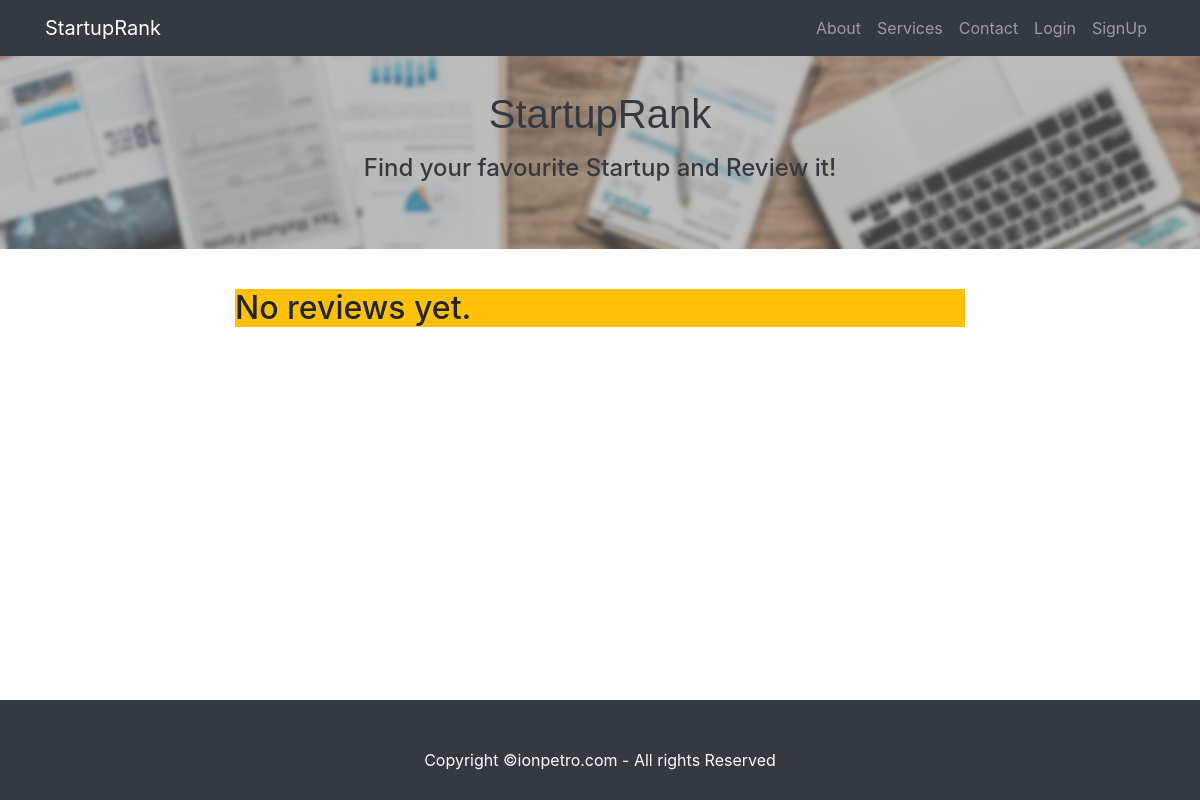
Page /startuprank/startups/3/reviews/ on the earlier database version.
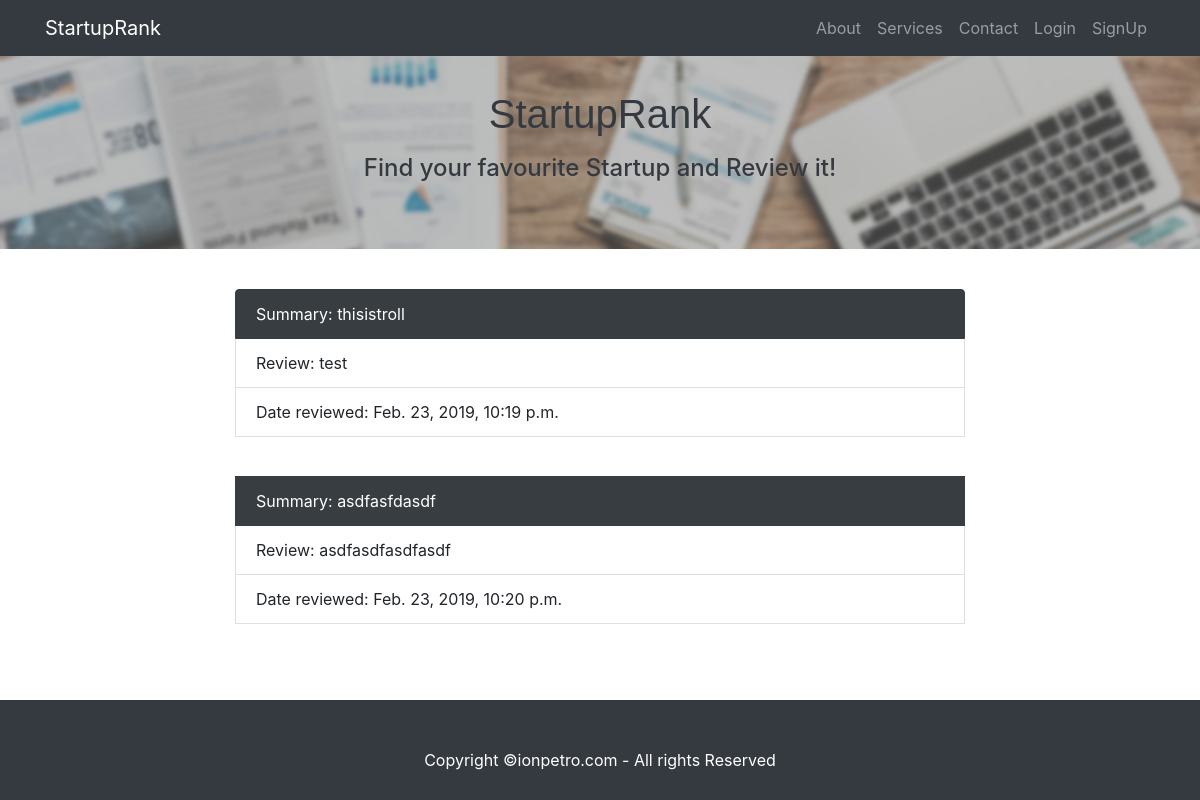
Same page on the later database version.
### startuprank/models.py (models this page shows, shortened)
class Review(models.Model):
    startup = models.ForeignKey(Startup, on_delete=models.CASCADE)
    title = models.CharField(max_length=200)
    text = models.TextField(default="")
    review_date = models.DateTimeField('review date')

### startuprank/views.py (the view)
# urls.py: path('startups/<int:startup_id>/reviews/', views.reviews, name='reviews'),
def reviews(request, startup_id):
    startup_reviews = Review.objects.filter(startup_id=startup_id)
    return render(request, 'startuprank/reviews.html',
        {'startup_reviews': startup_reviews })

### startuprank/templates/startuprank/reviews.html
{% extends "startuprank/main.html" %}
{% block content %}
  <header class="bg-secondary text-white">
    <div class="container text-center text-dark">
      <h1><a href="/startuprank/" title="StartUpRank" style="font-size:40px; font-family: sans-serif;" class="text-dark">StartupRank</a></h1>
      <p><h4> Find your favourite Startup and Review it!</h4></p>
    </div>
  </header>
  <div class="container">
    <div class="row">
      <div class="col-lg-8 mx-auto">
        <p><br></p>
        {% if not startup_reviews %}
          <h2 class="bg-warning">No reviews yet.</h2>
        {% else %}
          <div class="list-group">
            {% for review in startup_reviews %}
              <div class="list-group-item list-group-item-action flex-column
                          list-group-item-secondary align-items-start active">
                <div class="d-flex w-100 justify-content-between">
                  <span class="mb=1">Summary: {{ review.title }}</span>
                </div>
              </div>
              <div class="list-group-item">
                Review: {{ review.text }}
              </div>
              <div class="list-group-item">
                Date reviewed: {{ review.review_date }}
              </div>
              <p><br></p>
            {% endfor %}
          </div>
        {% endif %}
        <p><br></p>
      </div>
    </div>
  </div>
{% endblock %}

Differences in the rows shown:
added Review: title "thisistroll", text "test", review_date "Feb. 23, 2019, 10:19 p.m."
added Review: title "asdfasfdasdf", text "asdfasdfasdfasdf", review_date "Feb. 23, 2019, 10:20 p.m."
Other differences:
text no longer shown: "No reviews yet."
